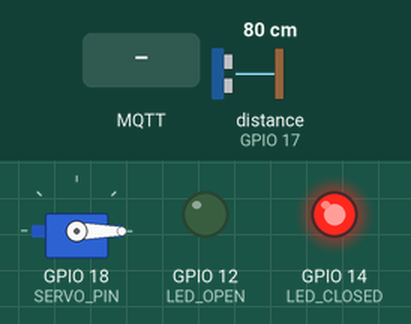
Simulated run of this sketch. Board: ESP32. On the bench: servo, output pins drawn as LEDs (lit = HIGH). Wiring (from diagram.json): ultrasonic range finder: trigger GPIO 5; echo GPIO 17. The inputs (shaded band) are chosen by the test bench; at power-on: distance to the obstacle (sensor on GPIO 17) 80 cm. The echo pulse lasts 58.3 µs per cm; WiFi joins after 1.5 s; servers stay silent unless stated; random numbers use the default seed unless the sketch sets one; no MQTT or app messages arrive unless stated; pins used as bus, display or sensor lines are not drawn; what the sketch prints to the serial monitor is not drawn.

Above: at 2.7 s.
2.8 s: MQTT message "1" arrives on the first subscribed topic
At 3.26 s:
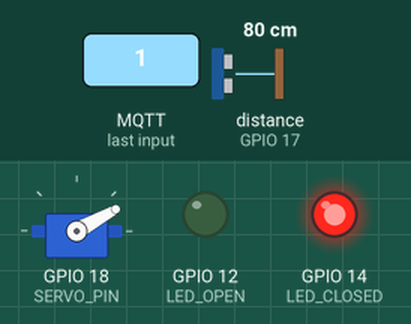
At 5.4 s:
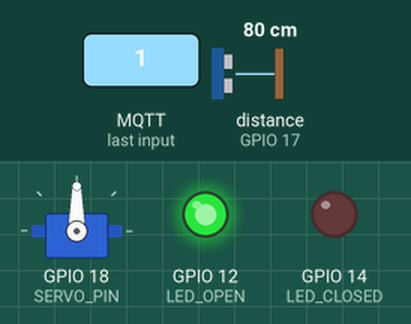
5.8 s: MQTT message "0" arrives on the first subscribed topic
At 6.27 s:
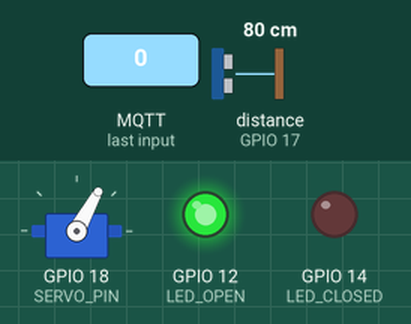
Timing chart, 0 to 8.8 s (numbered marks = the images above; inputs shaded):
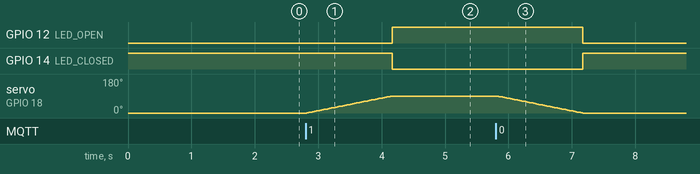

Measured:
- after the input at 2.8 s, GPIO 12 (LED_OPEN): LOW → HIGH after 1.4 s; GPIO 14 (LED_CLOSED): HIGH → LOW after 1.4 s; servo on GPIO 18 (SERVO_PIN): moves from 0° to 90° over 1.4 s, starting at once
- after the input at 5.8 s, GPIO 12 (LED_OPEN): HIGH → LOW after 1.4 s; GPIO 14 (LED_CLOSED): LOW → HIGH after 1.4 s; servo on GPIO 18 (SERVO_PIN): moves from 90° to 0° over 1.4 s, starting at once

The sketch:

sketch.ino
```cpp
#include <WiFi.h>
#include <PubSubClient.h>
#include <ESP32Servo.h>

const char* ssid = "Wokwi-GUEST";
const char* password = "";
const char* mqtt_server = "broker.hivemq.com";

const char* topic_comanda = "proiect_ps/garaj/comanda";
const char* topic_status = "proiect_ps/garaj/stare";
const char* topic_distanta = "proiect_ps/garaj/distanta";

WiFiClient espClient;
PubSubClient client(espClient);
Servo usaGaraj;

#define SERVO_PIN 18
#define TRIG_PIN 5
#define ECHO_PIN 17
#define LED_OPEN 12
#define LED_CLOSED 14

long durata;
int distanta;
bool esteDeschis = false;

void setup_wifi() {
  delay(10);
  Serial.println();
  Serial.print("Conectare la ");
  Serial.println(ssid);
  WiFi.begin(ssid, password);
  while (WiFi.status() != WL_CONNECTED) {
    delay(500);
    Serial.print(".");
  }
  Serial.println("\nWiFi conectat!");
}

void deschideUsa() {
  if (!esteDeschis) {
    Serial.println("Actionare: Deschidere usa...");
    for (int pos = 0; pos <= 90; pos += 1) {
      usaGaraj.write(pos);
      delay(15);
    }
    digitalWrite(LED_CLOSED, LOW);
    digitalWrite(LED_OPEN, HIGH);
    esteDeschis = true;
    client.publish(topic_status, "DESCHIS");
  }
}

void inchideUsa() {
  if (esteDeschis) {
    Serial.println("Actionare: Inchidere usa...");
    for (int pos = 90; pos >= 0; pos -= 1) {
      usaGaraj.write(pos);
      delay(15);
    }
    digitalWrite(LED_OPEN, LOW);
    digitalWrite(LED_CLOSED, HIGH);
    esteDeschis = false;
    client.publish(topic_status, "INCHIS");
  }
}

void callback(char* topic, byte* payload, unsigned int length) {
  String mesaj = "";
  for (int i = 0; i < length; i++) {
    mesaj += (char)payload[i];
  }
  Serial.print("Comanda primita: ");
  Serial.println(mesaj);

  if (String(topic) == topic_comanda) {
    if (mesaj == "1") deschideUsa();
    else if (mesaj == "0") inchideUsa();
  }
}

void reconnect() {
  while (!client.connected()) {
    Serial.print("Conectare MQTT...");
    String clientId = "ESP32Client-" + String(random(0xffff), HEX);
    if (client.connect(clientId.c_str())) {
      Serial.println("Conectat!");
      client.subscribe(topic_comanda);
    } else {
      Serial.print("failed, rc=");
      Serial.print(client.state());
      delay(5000);
    }
  }
}

void setup() {
  Serial.begin(115200);
  usaGaraj.attach(SERVO_PIN);
  pinMode(TRIG_PIN, OUTPUT);
  pinMode(ECHO_PIN, INPUT);
  pinMode(LED_OPEN, OUTPUT);
  pinMode(LED_CLOSED, OUTPUT);

  usaGaraj.write(0);
  digitalWrite(LED_CLOSED, HIGH);

  setup_wifi();
  client.setServer(mqtt_server, 1883);
  client.setCallback(callback);
}

void loop() {
  if (!client.connected()) reconnect();
  client.loop();

  // Citire senzor ultrasonic
  digitalWrite(TRIG_PIN, LOW);
  delayMicroseconds(2);
  digitalWrite(TRIG_PIN, HIGH);
  delayMicroseconds(10);
  digitalWrite(TRIG_PIN, LOW);
  durata = pulseIn(ECHO_PIN, HIGH);
  distanta = durata * 0.034 / 2;

  static unsigned long lastMsg = 0;
  if (millis() - lastMsg > 5000) {
    lastMsg = millis();
    char distString[8];
    dtostrf(distanta, 1, 2, distString);
    client.publish(topic_distanta, distString);
  }
}
```
